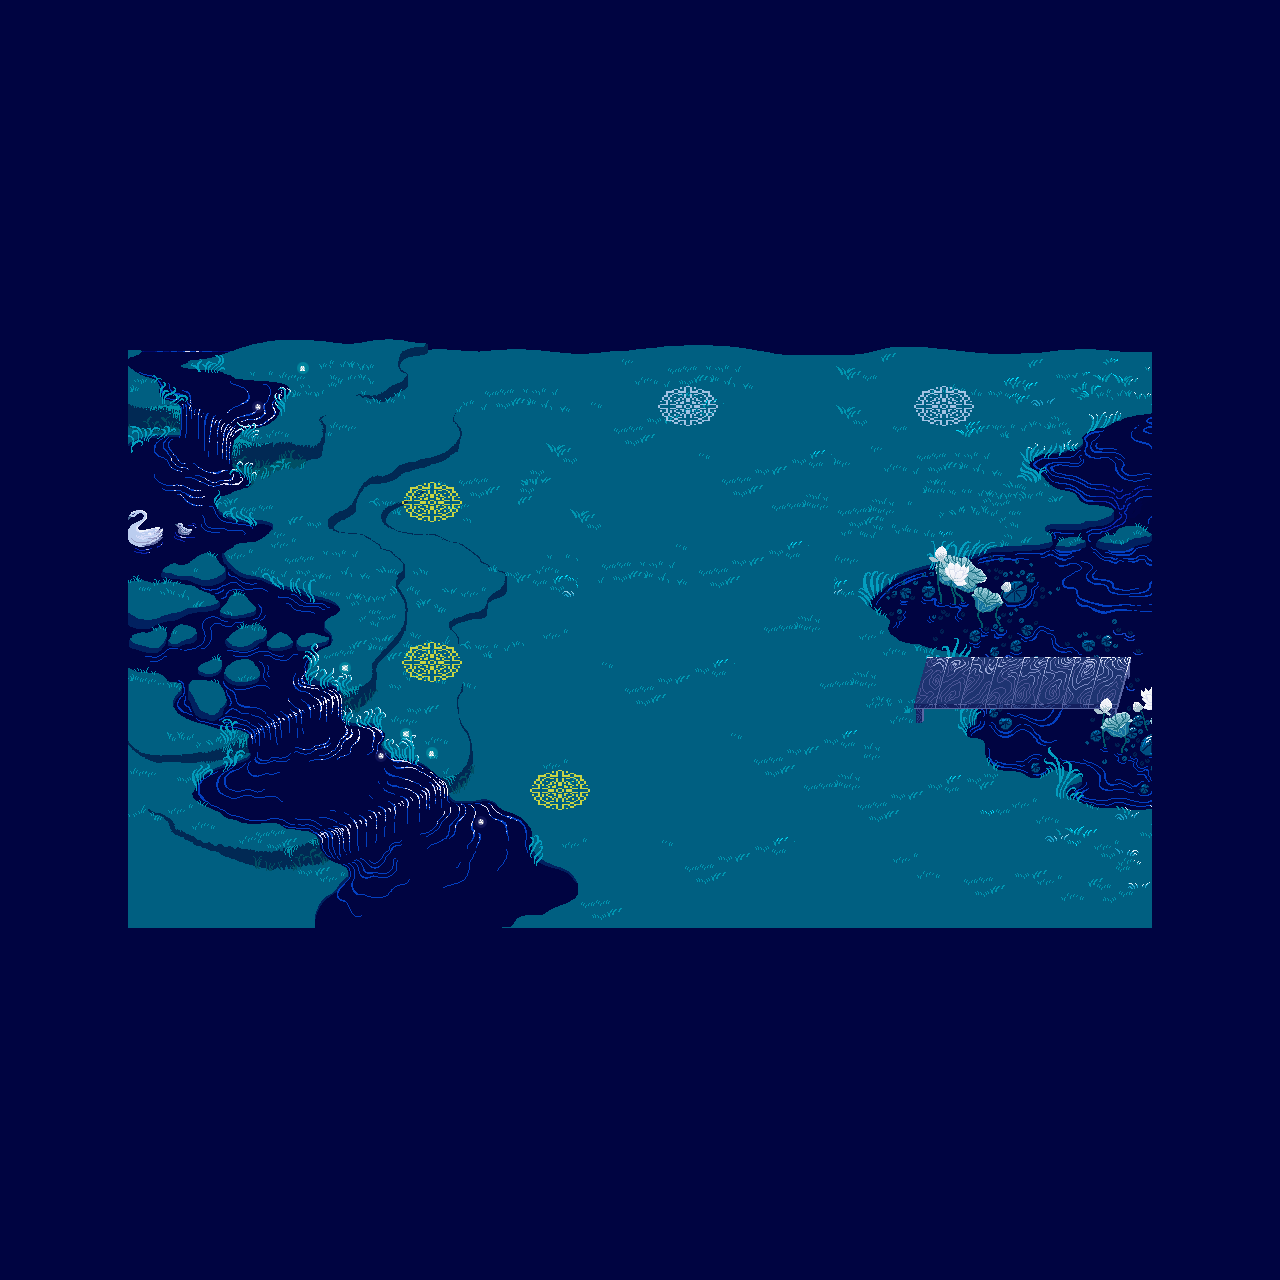

A level layout from a 2D game, rendered from its tile map. Below: a short description, then the map file with tile-grid data replaced by summaries:
An orthogonal 40x40 tile map with 32x32 px tiles, 3 tile layers (Background Color, Background Image, Portals), 2 tilesets.

<map version="1.4" tiledversion="1.4.2" orientation="orthogonal" renderorder="right-down" width="40" height="40" tilewidth="32" tileheight="32" infinite="0" nextlayerid="7" nextobjectid="1">
 <tileset firstgid="1" source="moonpond background tileset.tsx" />
 <tileset firstgid="801" source="../../../tilesets/Gather Magic 0.x.tsx" />
 <layer id="5" name="Background Color" width="40" height="40">
  <data>[1600 cells, 1600 non-empty, 7 distinct tile ids]</data>
 </layer>
 <layer id="4" name="Background Image" width="40" height="40">
  <data>[1600 cells, 800 non-empty, 800 distinct tile ids]</data>
 </layer>
 <layer id="6" name="Portals" width="40" height="40" opacity="0.8">
  <data>[1600 cells, 30 non-empty, 12 distinct tile ids]</data>
 </layer>
</map>
